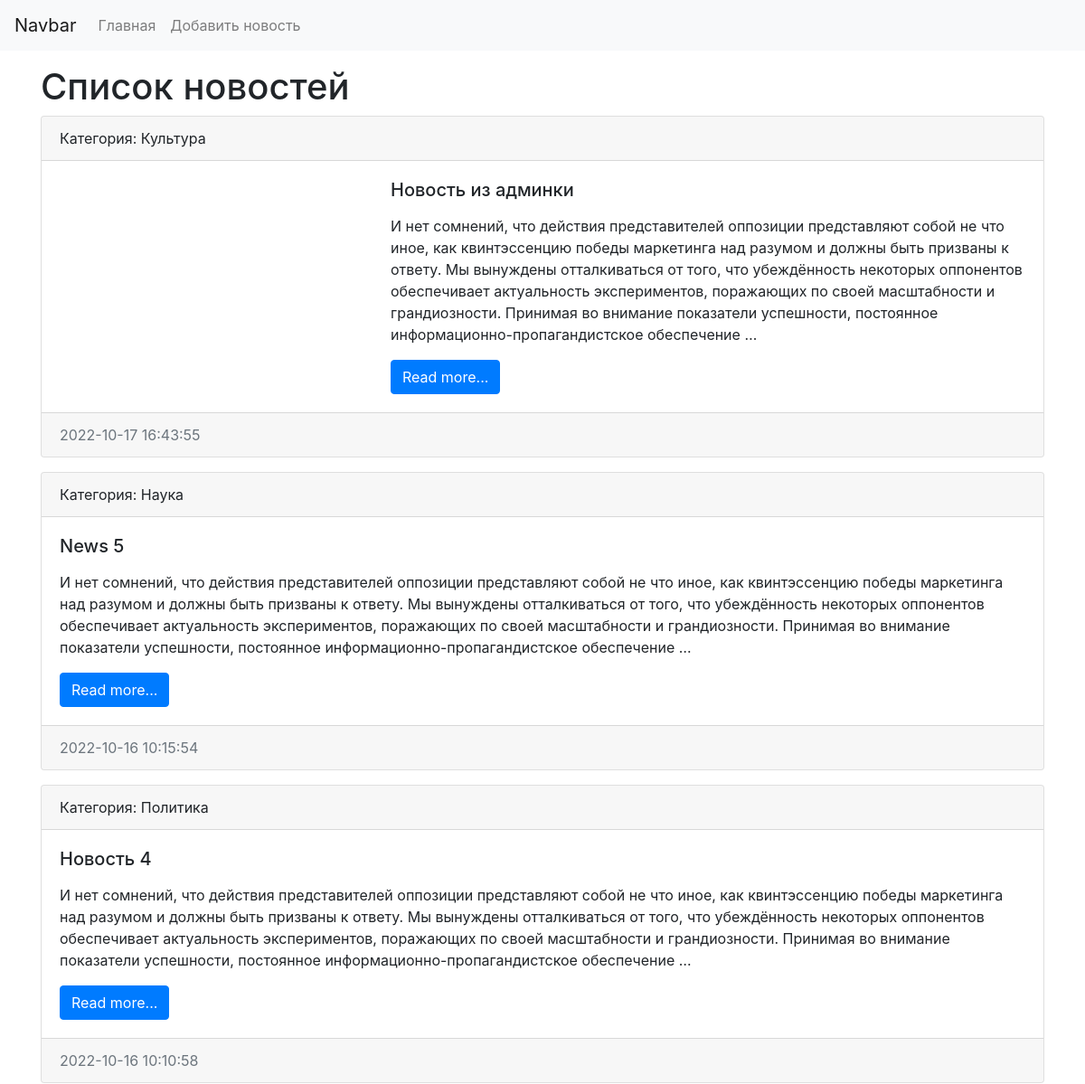
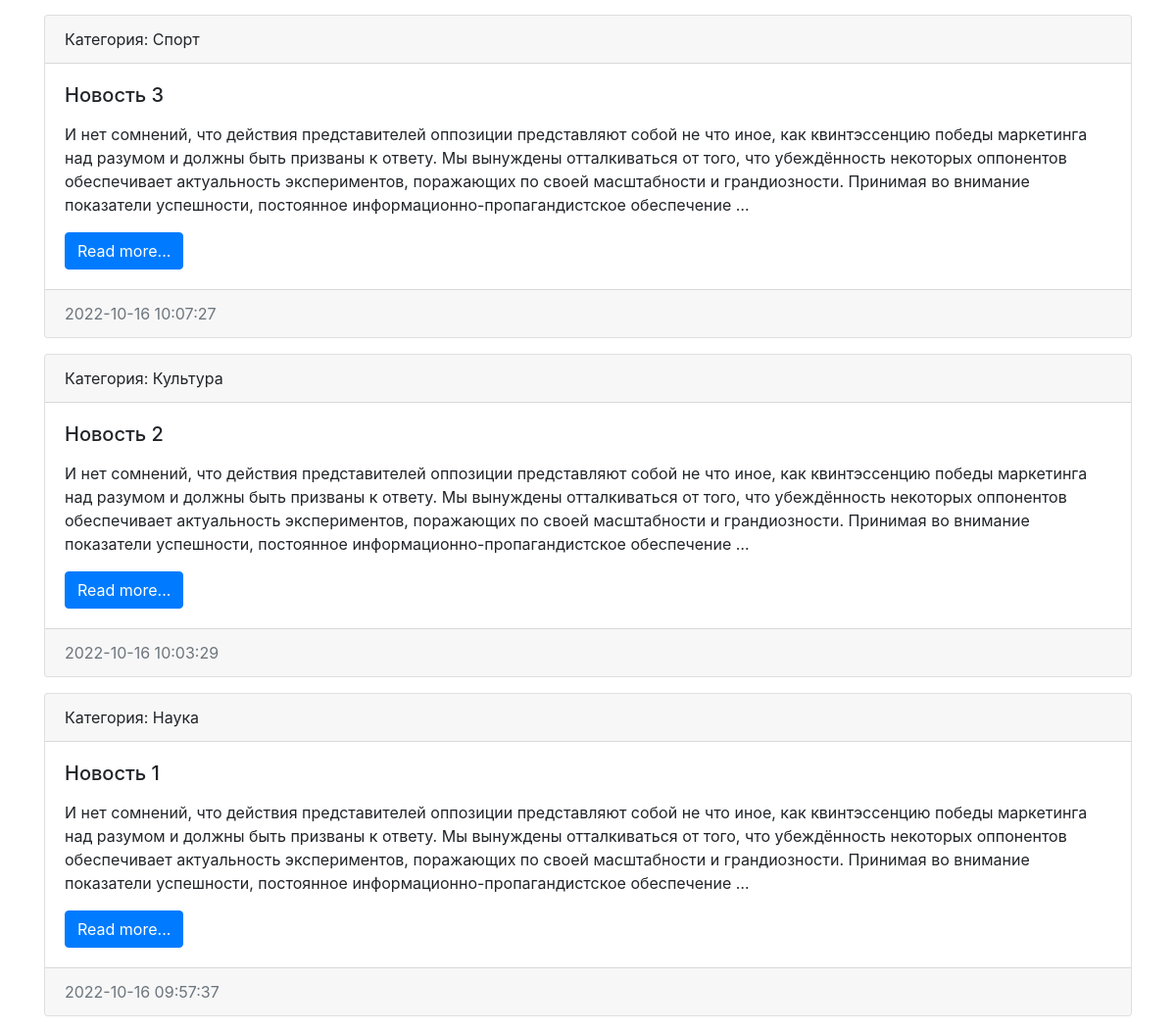
The page / on the database its author committed (2 pictures, top to bottom).
### news/models.py (models this page shows, shortened)
class News(models.Model):
    title = models.CharField(max_length=150, verbose_name='Название')
    content = models.TextField(blank=True, verbose_name='Контент')
    created_at = models.DateTimeField(auto_now_add=True, verbose_name='Создано')
    updated_at = models.DateTimeField(auto_now=True, verbose_name='Обновлено')
    photo = models.ImageField(upload_to='photos/%Y/%m/%d/', verbose_name='Фото', blank=True)
    is_published = models.BooleanField(default=True, verbose_name='Опубликовано', blank=True)
    category = models.ForeignKey('Category', on_delete=models.PROTECT, null=True, verbose_name='Категория')
    class Meta:
        verbose_name = 'Новость'
        verbose_name_plural = 'Новости'
        ordering = ['-created_at']

class Category(models.Model):
    title = models.CharField(max_length=150, db_index=True, verbose_name='Название категории')
    class Meta:
        verbose_name = 'Категория'
        verbose_name_plural = 'Категории'
        ordering = ['title']

### news/views.py (the view)
# urls.py: path('', index),
def index(request):
    news = News.objects.all()
    context = {
        'news': news,
        'title': 'Список новостей',
    }
    return render(request, template_name='news/index.html', context=context)

### news/templates/news/index.html (shortened to what this page needs)
<!doctype html>
<html lang="en">
  <head>
    <link rel="stylesheet" href="https://cdn.jsdelivr.net/npm/bootstrap@4.3.1/dist/css/bootstrap.min.css">
  </head>
  <body>
<nav class="navbar navbar-expand-lg navbar-light bg-light">
    <a class="navbar-brand" href="/">Navbar</a>
    <div class="collapse navbar-collapse" id="navbarSupportedContent">
        <ul class="navbar-nav mr-auto">
            <li class="nav-item"><a class="nav-link" href="/">Главная</a></li>
            <li class="nav-item"><a class="nav-link" href="/">Добавить новость</a></li>
        </ul>
    </div>
</nav>
<div class="container mt-3">
    <h1>{{ title }}</h1>
    <div class="row">
        <div class="col-md-12">
            {% for item in news %}
            <div class="card mb-3">
                <div class="card-header">
                    Категория: {{ item.category.title }}
                </div>
                <div class="card-body">
                    <div class="media">
                        <div class="media-body">
                            <h5 class="card-title">{{ item.title }}</h5>
                            <p class="card-text">{{ item.content|linebreaks|truncatewords:50 }}</p>
                            <a href="#" class="btn btn-primary">Read more...</a>
                        </div>
                    </div>
                </div>
                <div class="card-footer text-muted">
                    {{ item.created_at|date:"Y-m-d H:i:s" }}
                </div>
            </div>
            {% endfor %}
        </div>
    </div>
</div>
</body>
</html>

### rows shown on the page
News: category "Культура", title "Новость из админки", content "И нет сомнений, что действия представителей оппозиции представляют собой не что иное, как квинтэссенцию победы маркетинга над разумом и должны быть призваны к ответу. Мы вынуждены отталкиваться от того, что убеждённость некоторых оппонентов обеспечивает актуальность экспериментов, поражающих по своей масштабности и грандиозности. Принимая во внимание показатели успешности, постоянное информационно-пропагандистское обеспечение …", created_at "2022-10-17 16:43:55"
News: category "Наука", title "News 5", content "И нет сомнений, что действия представителей оппозиции представляют собой не что иное, как квинтэссенцию победы маркетинга над разумом и должны быть призваны к ответу. Мы вынуждены отталкиваться от того, что убеждённость некоторых оппонентов обеспечивает актуальность экспериментов, поражающих по своей масштабности и грандиозности. Принимая во внимание показатели успешности, постоянное информационно-пропагандистское обеспечение …", created_at "2022-10-16 10:15:54"
News: category "Политика", title "Новость 4", content "И нет сомнений, что действия представителей оппозиции представляют собой не что иное, как квинтэссенцию победы маркетинга над разумом и должны быть призваны к ответу. Мы вынуждены отталкиваться от того, что убеждённость некоторых оппонентов обеспечивает актуальность экспериментов, поражающих по своей масштабности и грандиозности. Принимая во внимание показатели успешности, постоянное информационно-пропагандистское обеспечение …", created_at "2022-10-16 10:10:58"
News: category "Спорт", title "Новость 3", content "И нет сомнений, что действия представителей оппозиции представляют собой не что иное, как квинтэссенцию победы маркетинга над разумом и должны быть призваны к ответу. Мы вынуждены отталкиваться от того, что убеждённость некоторых оппонентов обеспечивает актуальность экспериментов, поражающих по своей масштабности и грандиозности. Принимая во внимание показатели успешности, постоянное информационно-пропагандистское обеспечение …", created_at "2022-10-16 10:07:27"
News: category "Культура", title "Новость 2", content "И нет сомнений, что действия представителей оппозиции представляют собой не что иное, как квинтэссенцию победы маркетинга над разумом и должны быть призваны к ответу. Мы вынуждены отталкиваться от того, что убеждённость некоторых оппонентов обеспечивает актуальность экспериментов, поражающих по своей масштабности и грандиозности. Принимая во внимание показатели успешности, постоянное информационно-пропагандистское обеспечение …", created_at "2022-10-16 10:03:29"
News: category "Наука", title "Новость 1", content "И нет сомнений, что действия представителей оппозиции представляют собой не что иное, как квинтэссенцию победы маркетинга над разумом и должны быть призваны к ответу. Мы вынуждены отталкиваться от того, что убеждённость некоторых оппонентов обеспечивает актуальность экспериментов, поражающих по своей масштабности и грандиозности. Принимая во внимание показатели успешности, постоянное информационно-пропагандистское обеспечение …", created_at "2022-10-16 09:57:37"

### other values the page prints
{{ title }} "Список новостей"
